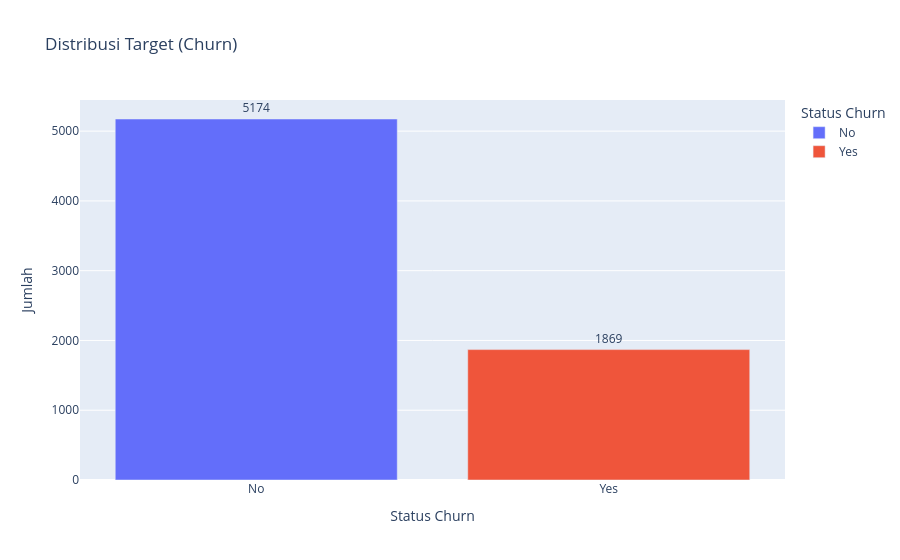

Notebook code cell kept with this figure:
### Markdown cell above
## Imbalace

### Code cell
# Hitung distribusi target
target_counts = df['Churn'].value_counts().reset_index()
target_counts.columns = ['Churn', 'Count']

# Visualisasi interaktif
fig = px.bar(
    target_counts,
    x='Churn',
    y='Count',
    color='Churn',
    text='Count',
    title='Distribusi Target (Churn)',
    labels={'Churn':'Status Churn', 'Count':'Jumlah'}
)

fig.update_traces(textposition='outside')
fig.show()

### Figure 1 — Plotly figure (JSON) as saved in the notebook; plotly's stock layout.template omitted (floating-point values rounded to 4 significant figures)
{"data": [{"alignmentgroup": "True", "hovertemplate": "Status Churn=%{x}<br>Jumlah=%{text}<extra></extra>", "legendgroup": "No", "marker": {"color": "#636efa", "pattern": {"shape": ""}}, "name": "No", "offsetgroup": "No", "orientation": "v", "showlegend": true, "text": [5174], "textposition": "outside", "type": "bar", "x": ["No"], "xaxis": "x", "y": [5174], "yaxis": "y"}, {"alignmentgroup": "True", "hovertemplate": "Status Churn=%{x}<br>Jumlah=%{text}<extra></extra>", "legendgroup": "Yes", "marker": {"color": "#EF553B", "pattern": {"shape": ""}}, "name": "Yes", "offsetgroup": "Yes", "orientation": "v", "showlegend": true, "text": [1869], "textposition": "outside", "type": "bar", "x": ["Yes"], "xaxis": "x", "y": [1869], "yaxis": "y"}], "layout": {"barmode": "relative", "legend": {"title": {"text": "Status Churn"}, "tracegroupgap": 0}, "title": {"text": "Distribusi Target (Churn)"}, "xaxis": {"anchor": "y", "categoryarray": ["No", "Yes"], "categoryorder": "array", "domain": [0, 1], "title": {"text": "Status Churn"}}, "yaxis": {"anchor": "x", "domain": [0, 1], "title": {"text": "Jumlah"}}}}
